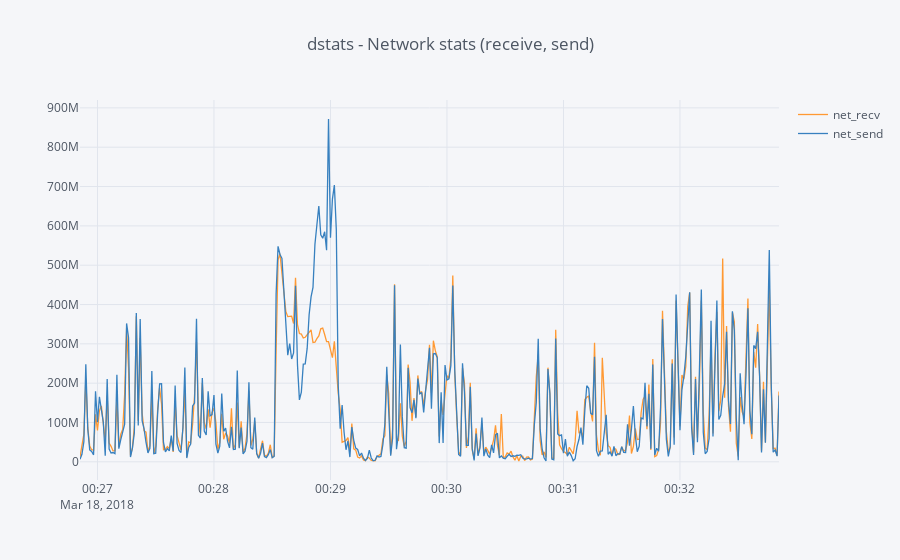

Source (notebook cell):
### Code cell
df[['net_recv', 'net_send']].iplot(kind='line', title='dstats - Network stats (receive, send)')

### Figure 1 — Plotly figure (JSON) as saved in the notebook; plotly's stock layout.template omitted (floating-point values rounded to 4 significant figures; data arrays with more than 128 entries replaced by an {"elided": "..."} marker saying what was removed)
{"data": [{"line": {"color": "rgba(255, 153, 51, 1.0)", "dash": "solid", "width": 1.3}, "mode": "lines", "name": "net_recv", "text": "", "type": "scatter", "x": {"elided": "361 str values"}, "y": {"elided": "361 int values"}}, {"line": {"color": "rgba(55, 128, 191, 1.0)", "dash": "solid", "width": 1.3}, "mode": "lines", "name": "net_send", "text": "", "type": "scatter", "x": {"elided": "361 str values"}, "y": {"elided": "361 int values"}}], "layout": {"legend": {"bgcolor": "#F5F6F9", "font": {"color": "#4D5663"}}, "paper_bgcolor": "#F5F6F9", "plot_bgcolor": "#F5F6F9", "title": "dstats - Network stats (receive, send)", "titlefont": {"color": "#4D5663"}, "xaxis1": {"gridcolor": "#E1E5ED", "showgrid": true, "tickfont": {"color": "#4D5663"}, "title": "", "titlefont": {"color": "#4D5663"}, "zerolinecolor": "#E1E5ED"}, "yaxis1": {"gridcolor": "#E1E5ED", "showgrid": true, "tickfont": {"color": "#4D5663"}, "title": "", "titlefont": {"color": "#4D5663"}, "zerolinecolor": "#E1E5ED"}}}
